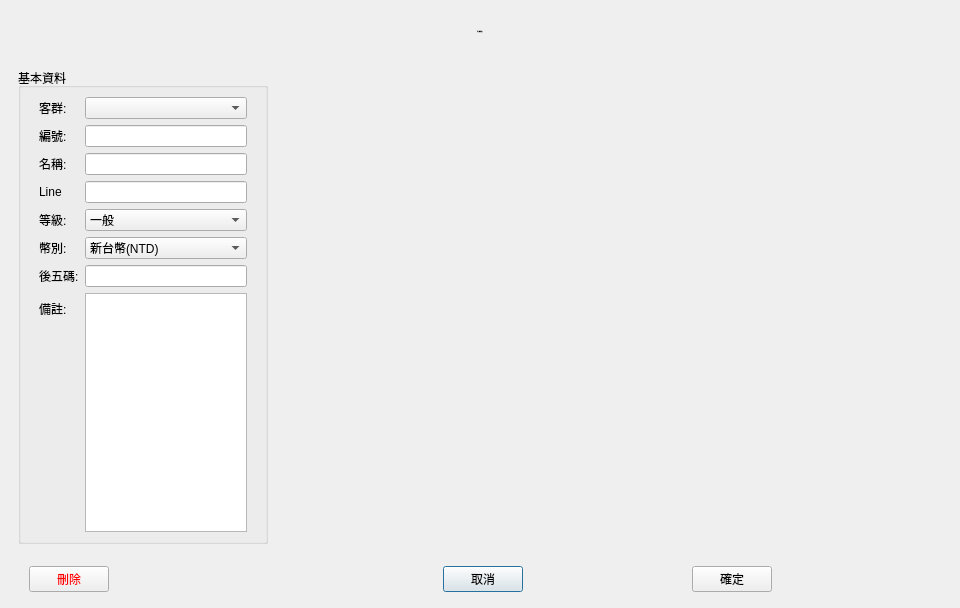
<?xml version="1.0" encoding="UTF-8"?>
<ui version="4.0">
 <class>DialogCustomerEdit</class>
 <widget class="QDialog" name="DialogCustomerEdit">
  <property name="geometry">
   <rect>
    <x>0</x>
    <y>0</y>
    <width>960</width>
    <height>608</height>
   </rect>
  </property>
  <property name="windowTitle">
   <string>Dialog</string>
  </property>
  <layout class="QGridLayout" name="gridLayout">
   <property name="leftMargin">
    <number>0</number>
   </property>
   <property name="topMargin">
    <number>0</number>
   </property>
   <property name="rightMargin">
    <number>0</number>
   </property>
   <property name="bottomMargin">
    <number>0</number>
   </property>
   <property name="spacing">
    <number>0</number>
   </property>
   <item row="0" column="0">
    <widget class="QWidget" name="wBg" native="true">
     <property name="styleSheet">
      <string notr="true"/>
     </property>
     <layout class="QGridLayout" name="gridLayout_2">
      <item row="0" column="0">
       <widget class="QWidget" name="widget" native="true">
        <property name="minimumSize">
         <size>
          <width>0</width>
          <height>44</height>
         </size>
        </property>
        <layout class="QGridLayout" name="gridLayout_3">
         <property name="leftMargin">
          <number>0</number>
         </property>
         <property name="topMargin">
          <number>0</number>
         </property>
         <property name="rightMargin">
          <number>0</number>
         </property>
         <property name="bottomMargin">
          <number>0</number>
         </property>
         <item row="0" column="0">
          <widget class="QLabel" name="lbTitle">
           <property name="font">
            <font>
             <pointsize>-1</pointsize>
             <italic>false</italic>
             <bold>false</bold>
            </font>
           </property>
           <property name="styleSheet">
            <string notr="true">font:  28px &quot;Microsoft JhengHei UI&quot;;</string>
           </property>
           <property name="text">
            <string>客戶資料設定</string>
           </property>
           <property name="alignment">
            <set>Qt::AlignCenter</set>
           </property>
          </widget>
         </item>
        </layout>
       </widget>
      </item>
      <item row="1" column="0">
       <widget class="QWidget" name="widget_2" native="true">
        <property name="sizePolicy">
         <sizepolicy hsizetype="Preferred" vsizetype="Expanding">
          <horstretch>0</horstretch>
          <verstretch>0</verstretch>
         </sizepolicy>
        </property>
        <property name="styleSheet">
         <string notr="true"/>
        </property>
        <layout class="QHBoxLayout" name="horizontalLayout" stretch="1,0">
         <item>
          <widget class="QGroupBox" name="gbox0">
           <property name="maximumSize">
            <size>
             <width>250</width>
             <height>16777215</height>
            </size>
           </property>
           <property name="font">
            <font>
             <italic>false</italic>
             <bold>false</bold>
            </font>
           </property>
           <property name="styleSheet">
            <string notr="true"/>
           </property>
           <property name="title">
            <string>基本資料</string>
           </property>
           <layout class="QGridLayout" name="gridLayout_4">
            <property name="topMargin">
             <number>0</number>
            </property>
            <property name="bottomMargin">
             <number>0</number>
            </property>
            <item row="0" column="0">
             <widget class="QWidget" name="widget_4" native="true">
              <property name="font">
               <font>
                <italic>false</italic>
                <bold>false</bold>
               </font>
              </property>
              <property name="styleSheet">
               <string notr="true"/>
              </property>
              <layout class="QFormLayout" name="formLayout">
               <item row="0" column="0">
                <widget class="QLabel" name="label_3">
                 <property name="text">
                  <string>客群:</string>
                 </property>
                </widget>
               </item>
               <item row="0" column="1">
                <widget class="QComboBox" name="cbClass">
                 <property name="toolTip">
                  <string>&lt;html&gt;&lt;head/&gt;&lt;body&gt;&lt;p&gt;設定好的分類(管理設定-&amp;gt;系統管理-&amp;gt;分類設定)&lt;/p&gt;&lt;/body&gt;&lt;/html&gt;</string>
                 </property>
                </widget>
               </item>
               <item row="1" column="0">
                <widget class="QLabel" name="lbId">
                 <property name="text">
                  <string>編號:</string>
                 </property>
                </widget>
               </item>
               <item row="7" column="0">
                <widget class="QLabel" name="label_8">
                 <property name="text">
                  <string>備註:</string>
                 </property>
                </widget>
               </item>
               <item row="7" column="1">
                <widget class="QTextEdit" name="txNote1"/>
               </item>
               <item row="2" column="0">
                <widget class="QLabel" name="label_5">
                 <property name="text">
                  <string>名稱:</string>
                 </property>
                </widget>
               </item>
               <item row="2" column="1">
                <widget class="QLineEdit" name="txName"/>
               </item>
               <item row="4" column="0">
                <widget class="QLabel" name="label_6">
                 <property name="text">
                  <string>等級:</string>
                 </property>
                </widget>
               </item>
               <item row="4" column="1">
                <widget class="QComboBox" name="cbVip">
                 <item>
                  <property name="text">
                   <string>一般</string>
                  </property>
                 </item>
                 <item>
                  <property name="text">
                   <string>VIP</string>
                  </property>
                 </item>
                </widget>
               </item>
               <item row="5" column="0">
                <widget class="QLabel" name="label_2">
                 <property name="text">
                  <string>幣別:</string>
                 </property>
                </widget>
               </item>
               <item row="5" column="1">
                <widget class="QComboBox" name="cbCurrency">
                 <item>
                  <property name="text">
                   <string>新台幣(NTD)</string>
                  </property>
                 </item>
                 <item>
                  <property name="text">
                   <string>港幣(HKD)</string>
                  </property>
                 </item>
                 <item>
                  <property name="text">
                   <string>人民幣(RMB)</string>
                  </property>
                 </item>
                 <item>
                  <property name="text">
                   <string>林吉特(MYR)</string>
                  </property>
                 </item>
                 <item>
                  <property name="text">
                   <string>新加坡元(SGD)</string>
                  </property>
                 </item>
                </widget>
               </item>
               <item row="6" column="0">
                <widget class="QLabel" name="label_4">
                 <property name="text">
                  <string>後五碼:</string>
                 </property>
                </widget>
               </item>
               <item row="6" column="1">
                <widget class="QLineEdit" name="txNum5"/>
               </item>
               <item row="1" column="1">
                <widget class="QLineEdit" name="txId"/>
               </item>
               <item row="3" column="1">
                <widget class="QLineEdit" name="txLine"/>
               </item>
               <item row="3" column="0">
                <widget class="QLabel" name="label_7">
                 <property name="text">
                  <string>Line</string>
                 </property>
                </widget>
               </item>
              </layout>
             </widget>
            </item>
           </layout>
          </widget>
         </item>
         <item>
          <widget class="QStackedWidget" name="stackedWidget_2">
           <property name="font">
            <font>
             <italic>false</italic>
             <bold>false</bold>
            </font>
           </property>
           <property name="styleSheet">
            <string notr="true"/>
           </property>
           <widget class="LayerCustomerGameEdit" name="page"/>
          </widget>
         </item>
        </layout>
       </widget>
      </item>
      <item row="2" column="0">
       <widget class="QWidget" name="wBottom" native="true">
        <property name="minimumSize">
         <size>
          <width>0</width>
          <height>40</height>
         </size>
        </property>
        <property name="font">
         <font>
          <italic>false</italic>
          <bold>false</bold>
         </font>
        </property>
        <property name="styleSheet">
         <string notr="true"/>
        </property>
        <layout class="QHBoxLayout" name="horizontalLayout_2">
         <property name="spacing">
          <number>10</number>
         </property>
         <property name="leftMargin">
          <number>20</number>
         </property>
         <property name="topMargin">
          <number>0</number>
         </property>
         <property name="rightMargin">
          <number>20</number>
         </property>
         <property name="bottomMargin">
          <number>0</number>
         </property>
         <item>
          <widget class="QPushButton" name="btnDel">
           <property name="font">
            <font>
             <italic>false</italic>
             <bold>false</bold>
            </font>
           </property>
           <property name="focusPolicy">
            <enum>Qt::NoFocus</enum>
           </property>
           <property name="styleSheet">
            <string notr="true">color: rgb(255, 0, 0);</string>
           </property>
           <property name="text">
            <string>刪除</string>
           </property>
          </widget>
         </item>
         <item>
          <spacer name="horizontalSpacer">
           <property name="orientation">
            <enum>Qt::Horizontal</enum>
           </property>
           <property name="sizeHint" stdset="0">
            <size>
             <width>324</width>
             <height>20</height>
            </size>
           </property>
          </spacer>
         </item>
         <item>
          <widget class="QPushButton" name="btnCancel">
           <property name="text">
            <string>取消</string>
           </property>
          </widget>
         </item>
         <item>
          <spacer name="horizontalSpacer_4">
           <property name="orientation">
            <enum>Qt::Horizontal</enum>
           </property>
           <property name="sizeHint" stdset="0">
            <size>
             <width>40</width>
             <height>20</height>
            </size>
           </property>
          </spacer>
         </item>
         <item>
          <widget class="QPushButton" name="btnOk">
           <property name="text">
            <string>確定</string>
           </property>
          </widget>
         </item>
         <item>
          <spacer name="horizontalSpacer_3">
           <property name="orientation">
            <enum>Qt::Horizontal</enum>
           </property>
           <property name="sizeHint" stdset="0">
            <size>
             <width>40</width>
             <height>20</height>
            </size>
           </property>
          </spacer>
         </item>
        </layout>
       </widget>
      </item>
     </layout>
    </widget>
   </item>
  </layout>
 </widget>
 <customwidgets>
  <customwidget>
   <class>LayerCustomerGameEdit</class>
   <extends>QWidget</extends>
   <header>LayerCustomerGameEdit.h</header>
   <container>1</container>
  </customwidget>
 </customwidgets>
 <tabstops>
  <tabstop>cbClass</tabstop>
  <tabstop>txNote1</tabstop>
  <tabstop>btnOk</tabstop>
  <tabstop>btnCancel</tabstop>
  <tabstop>btnDel</tabstop>
 </tabstops>
 <resources/>
 <connections/>
</ui>
